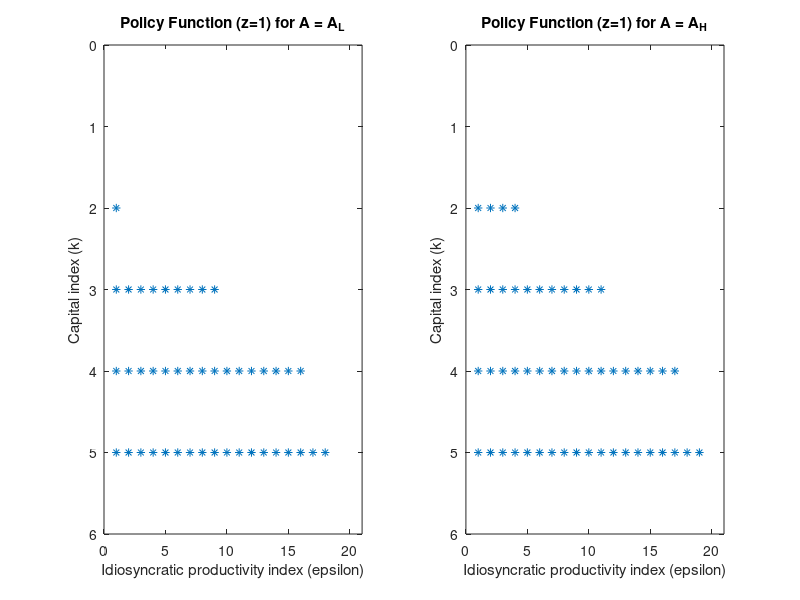
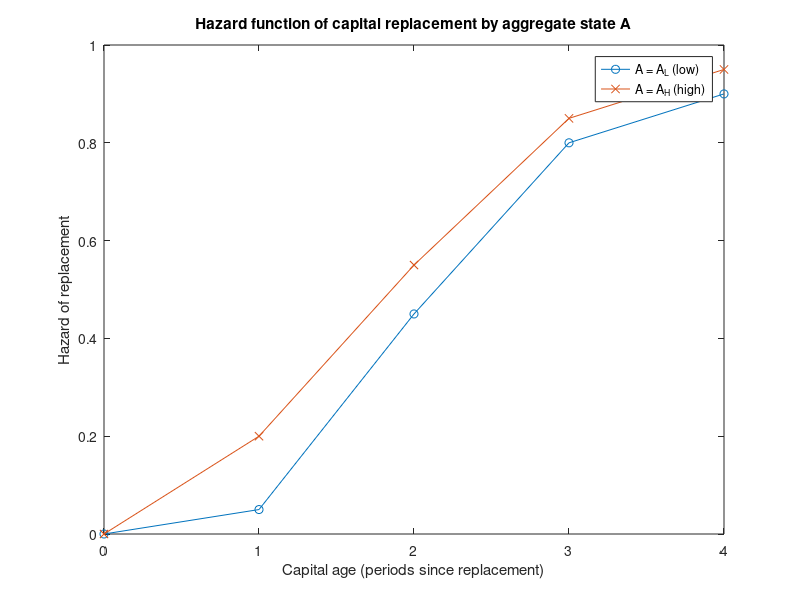
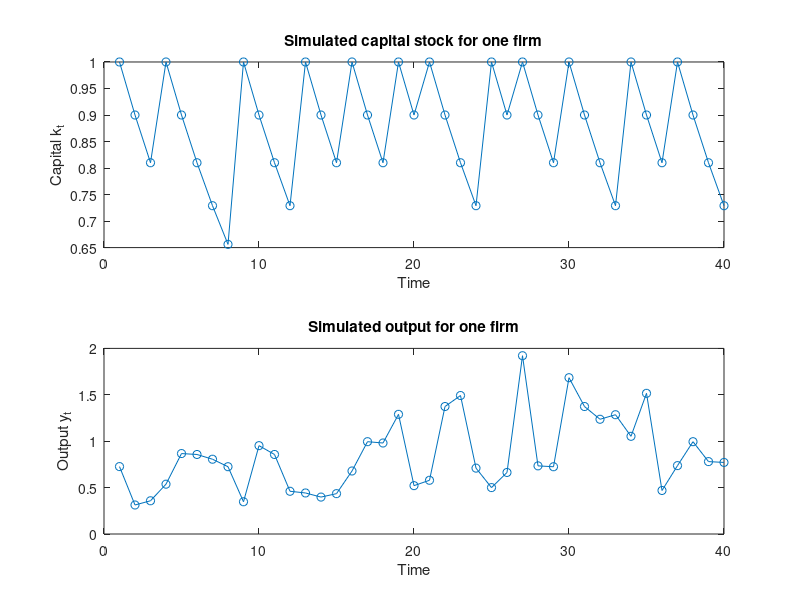
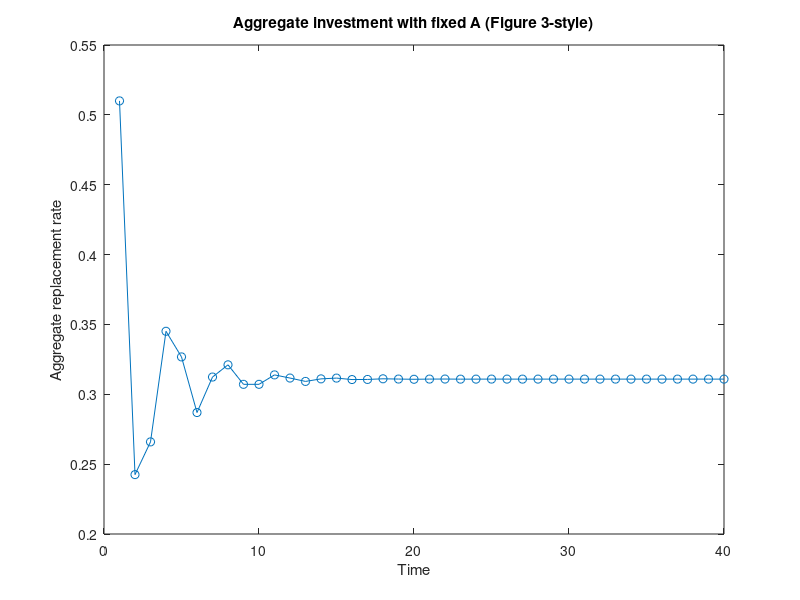

Source code (MATLAB) for these figures, in order:
%Replication of Cooper (1999)
%ECO 6363
clear; clc;


beta= 0.9;
lambda= 0.75;
F= 0.2;
delta = 0.1;

AL= 0.75;
AH= 1.25;
A_grid= [AL, AH];
NA= length(A_grid);

P_A= [0.9 0.1;
       0.1 0.9];

eps_min= 0.4;
eps_max= 1.6;
Neps= 20;
eps_grid= linspace(eps_min,eps_max,Neps);

Nk= 50;
k_grid= (1 - delta).^(0:(Nk-1));
k_grid= k_grid';

revenue= zeros(Nk,NA,Neps);



V= zeros(Nk,NA,Neps);

VR= zeros(Nk,NA,Neps);
VNR= zeros(Nk,NA,Neps);
z= zeros(Nk,NA,Neps);

for ik= 1:Nk
    for ia= 1:NA
        for ie= 1:Neps
            revenue(ik,ia,ie)= A_grid(ia) * eps_grid(ie) * k_grid(ik);
        end
    end
end

mu= 1e-6;
max_iter= 1000;
diff= 1;
iter= 0;

while diff > mu && iter < max_iter
    iter= iter + 1;
    
    EV_replace= zeros(NA,1);
    
    for ia= 1:NA
        temp_sum= 0;
        for ja= 1:NA
           
            avg_over_eps= 0;
            for je= 1:Neps
                avg_over_eps= avg_over_eps + V(1,ja,je);
            end
            avg_over_eps= avg_over_eps / Neps;
            
            
            temp_sum= temp_sum + P_A(ia,ja) * avg_over_eps;
        end
        EV_replace(ia)= temp_sum;
    end
    

    EV_norepl= zeros(Nk,NA);
    
    for ik= 1:Nk

        if ik < Nk
            ik_next= ik + 1;
        else
            ik_next= Nk;
        end
        
        for ia= 1:NA
            temp_sum= 0;
            for ja= 1:NA
                
                avg_over_eps= 0;
                for je= 1:Neps
                    avg_over_eps= avg_over_eps + V(ik_next,ja,je);
                end
                avg_over_eps= avg_over_eps / Neps;
                
                temp_sum= temp_sum + P_A(ia,ja) * avg_over_eps;
            end
            EV_norepl(ik,ia)= temp_sum;
        end
    end

    
    new_V= zeros(Nk,NA,Neps);
    
    for ik= 1:Nk
        for ia= 1:NA
            for ie= 1:Neps
                
                current_rev_NR= A_grid(ia) * eps_grid(ie) * k_grid(ik);
                current_rev_R =A_grid(ia) * eps_grid(ie) * lambda * k_grid(ik) - F;
                
                VR(ik,ia,ie) = current_rev_R  + beta * EV_replace(ia);
                VNR(ik,ia,ie)= current_rev_NR + beta * EV_norepl(ik,ia);
                
                if VR(ik,ia,ie) >= VNR(ik,ia,ie)
                    new_V(ik,ia,ie) = VR(ik,ia,ie);
                    z(ik,ia,ie) = 1;
                else
                    new_V(ik,ia,ie) = VNR(ik,ia,ie);
                    z(ik,ia,ie) = 0;
                end
                
            end
        end
    end
     
    diff= max(abs(new_V(:)-V(:)));
    V= new_V;
    
end

always_replace = zeros(Nk,1);

for ik= 1:Nk
    zz= reshape(z(ik,:,:),NA*Neps,1);
    if all(zz == 1)
        always_replace(ik)= 1;
    end
end

cutoff_index= 0;

for ik= Nk:-1:1
    if always_replace(ik) == 1
        cutoff_index= ik;
    else
        if cutoff_index > 0
            break;
        end
    end
end

if cutoff_index == 0
    disp('No clear cut-off found: there is no k where replacement is always chosen.');
else
    fprintf('Cut-off index for capital (always replace at and below this k): %d\n', cutoff_index);
    fprintf('Cut-off capital level k_cut = %f\n', k_grid(cutoff_index));
end

if cutoff_index > 0
    
    Nk_small= cutoff_index;
    k_grid_small= k_grid(1:Nk_small);

    Nk= Nk_small;
    k_grid= k_grid_small;

    revenue= zeros(Nk,NA,Neps);
    V= zeros(Nk,NA,Neps);
    VR= zeros(Nk,NA,Neps);
    VNR= zeros(Nk,NA,Neps);
    z= zeros(Nk,NA,Neps);

    for ik= 1:Nk
        for ia= 1:NA
            for ie= 1:Neps
                revenue(ik,ia,ie)= A_grid(ia) * eps_grid(ie) * k_grid(ik);
            end
        end
    end

    diff= 1;
    iter= 0;
    max_iter= 1000;

    while diff > mu && iter < max_iter
        iter = iter + 1;

        EV_replace= zeros(NA,1);
        for ia= 1:NA
            temp_sum= 0;
            for ja= 1:NA
                avg_over_eps= 0;
                for je= 1:Neps
                    avg_over_eps = avg_over_eps + V(1,ja,je);
                end
                avg_over_eps= avg_over_eps / Neps;
                temp_sum= temp_sum + P_A(ia,ja) * avg_over_eps;
            end
            EV_replace(ia)= temp_sum;
        end

        EV_norepl= zeros(Nk,NA);
        for ik = 1:Nk
            if ik < Nk
                ik_next= ik + 1;
            else
                ik_next= Nk;
            end
            for ia= 1:NA
                temp_sum= 0;
                for ja= 1:NA
                    avg_over_eps= 0;
                    for je= 1:Neps
                        avg_over_eps = avg_over_eps + V(ik_next,ja,je);
                    end
                    avg_over_eps= avg_over_eps / Neps;
                    temp_sum= temp_sum + P_A(ia,ja) * avg_over_eps;
                end
                EV_norepl(ik,ia)= temp_sum;
            end
        end

        new_V= zeros(Nk,NA,Neps);

        for ik= 1:Nk
            for ia= 1:NA
                for ie= 1:Neps

                    current_rev_NR= A_grid(ia) * eps_grid(ie) * k_grid(ik);
                    current_rev_R= A_grid(ia) * eps_grid(ie) * lambda * k_grid(ik) - F;

                    VR(ik,ia,ie)= current_rev_R  + beta * EV_replace(ia);
                    VNR(ik,ia,ie)= current_rev_NR + beta * EV_norepl(ik,ia);

                    if VR(ik,ia,ie) >= VNR(ik,ia,ie)
                        new_V(ik,ia,ie) = VR(ik,ia,ie);
                        z(ik,ia,ie) = 1;
                    else
                        new_V(ik,ia,ie) = VNR(ik,ia,ie);
                        z(ik,ia,ie) = 0;
                    end

                end
            end
        end

        diff= max(abs(new_V(:) - V(:)));
        V= new_V;
    end

    fprintf('Finished VFI with reduced k-grid: Nk = %d\n', Nk);

end



figure;

subplot(1,2,1);
ia= 1;
z_low= squeeze(z(:,ia, :));

spy(z_low);
title('Policy Function (z=1) for A = A_L');
xlabel('Idiosyncratic productivity index (epsilon)');
ylabel('Capital index (k)');

subplot(1,2,2);
ia= 2;
z_high= squeeze(z(:,ia, :));

spy(z_high);
title('Policy Function (z=1) for A = A_H');
xlabel('Idiosyncratic productivity index (epsilon)');
ylabel('Capital index (k)');


hazard= zeros(Nk,NA);

for ik= 1:Nk
    for ia= 1:NA

        sum_z = 0;
        for ie= 1:Neps
            sum_z = sum_z + z(ik,ia,ie);
        end
        hazard(ik,ia) = sum_z / Neps;
    end
end

age_vec= (0:(Nk-1))';

figure;
plot(age_vec,hazard(:,1), 'o-');
hold on;
plot(age_vec,hazard(:,2), 'x-');
hold off;

xlabel('Capital age (periods since replacement)');
ylabel('Hazard of replacement');
title('Hazard function of capital replacement by aggregate state A');
legend('A = A_L (low)', 'A = A_H (high)', 'Location', 'best');

T= 40;

A_index= zeros(T+1,1);
eps_index= zeros(T+1,1);

k_series= zeros(T+1,1);
A_series= zeros(T+1,1);
 eps_series= zeros(T+1,1);
y_series= zeros(T,1);

k_index(1)= 1;
A_index(1)= 1;
eps_index(1)= ceil(Neps/2);

k_series(1)= k_grid(k_index(1));
A_series(1)= A_grid(A_index(1));
eps_series(1)= eps_grid(eps_index(1));

for t= 1:T
    
    ik= k_index(t);
    ia= A_index(t);
    ie= eps_index(t);
    
    k_t= k_grid(ik);
    A_t= A_grid(ia);
    eps_t= eps_grid(ie);
    

    y_series(t)= A_t * eps_t * k_t;
    
    z_t = z(ik,ia,ie);

    if z_t == 1
        k_index(t+1) = 1;
    else
        
        if ik < Nk
            k_index(t+1) = ik + 1;
        else
            k_index(t+1) = Nk;
        end
    end
    
    k_series(t+1)= k_grid(k_index(t+1));
    
    if t < T+1
        u= rand;
        curA= A_index(t);
        
        if u <= P_A(curA,1)
            A_index(t+1) = 1;
        else
            A_index(t+1) = 2;
        end
        
        A_series(t+1) = A_grid(A_index(t+1));
    end
    
    if t < T+1
        eps_index(t+1) = randi(Neps);
        eps_series(t+1) = eps_grid(eps_index(t+1));
    end
    
end

time_vec = 1:T;

figure;
subplot(2,1,1);
plot(time_vec, k_series(1:T), '-o');
xlabel('Time');
ylabel('Capital k_t');
title('Simulated capital stock for one firm');

subplot(2,1,2);
plot(time_vec, y_series, '-o');
xlabel('Time');
ylabel('Output y_t');
title('Simulated output for one firm');


ia_fixed= 2; 

h= hazard(:, ia_fixed);

dist_k= ones(Nk, 1) / Nk;
T_agg= 40;

I_path= zeros(T_agg, 1);

for t= 1:T_agg
    
    I_path(t) = sum(dist_k .* h);
    
    dist_next = zeros(Nk, 1);
    
    for ik= 1:Nk
        
        mass_here= dist_k(ik);
        
        replacing= mass_here * h(ik);
        
        staying= mass_here * (1 - h(ik));
        
        dist_next(1)= dist_next(1) + replacing;
        
        if ik < Nk
            ik_next= ik + 1;
        else
            ik_next= Nk;
        end
        dist_next(ik_next)= dist_next(ik_next) + staying;
        
    end
    
    dist_next= dist_next / sum(dist_next);
    
    dist_k= dist_next;
end

figure;
plot(1:T_agg, I_path, '-o');
xlabel('Time');
ylabel('Aggregate replacement rate');
title('Aggregate investment with fixed A (Figure 3-style)');

%%Figure 3 results:

% With A fixed, the model already produces lumpy investment at the aggregate level.
% Starting from a uniform distribution of capital ages, the aggregate replacement rate
% adjusts over time as the cross-section of firms moves toward its stationary
% distribution. Even though the hazard of replacement is purely age-dependent (given A),
% the interaction between the age profile of capital and the replacement rule generates
% spikes in aggregate investment when many firms hit the replacement region around the
% same time.
%
% In the long run, the aggregate replacement rate settles down to a stationary level:
% the flow of firms replacing each period stabilizes because the cross-sectional
% distribution of capital ages has converged. This shows that non-convex adjustment
% costs and (S,s)-type behavior can create aggregate lumpy investment even when the
% aggregate state A is constant and there are no aggregate shocks.



T_agg_MC = 200;

I_path_MC= zeros(T_agg_MC,1);
A_index_MC= zeros(T_agg_MC,1);
A_series_MC= zeros(T_agg_MC,1);

 



dist_k= ones(Nk, 1) / Nk;

A_index_MC(1)= 1;
A_series_MC(1)= A_grid(A_index_MC(1));

for t= 1:T_agg_MC
    
    ia= A_index_MC(t);
    h_t = hazard(:,ia);
    
   
    I_path_MC(t)= sum(dist_k .* h_t);
    
    dist_next= zeros(Nk, 1);
    
    for ik= 1:Nk
        
        mass_here= dist_k(ik);
        
        replacing= mass_here * h_t(ik);
        
        staying=mass_here * (1 - h_t(ik));
        
        dist_next(1)= dist_next(1) + replacing;
        
        if ik < Nk
            ik_next= ik + 1;
        else
            ik_next= Nk;
        end
        dist_next(ik_next)= dist_next(ik_next) + staying;
        
    end
    
    
    dist_next= dist_next / sum(dist_next);
    dist_k= dist_next;
    
    if t < T_agg_MC
        u= rand;
        curA= A_index_MC(t);
        
        if u <= P_A(curA, 1)
            A_index_MC(t+1)= 1;
        else
            A_index_MC(t+1)= 2;
        end
        
        A_series_MC(t+1)= A_grid(A_index_MC(t+1));
    end
    
end

figure;

subplot(2,1,1);
plot(1:T_agg_MC, I_path_MC, '-');
xlabel('Time');
ylabel('Aggregate replacement rate');
title('Aggregate investment with Markov A (Figure 4-style)');

subplot(2,1,2);
stairs(1:T_agg_MC, A_series_MC, '-');
xlabel('Time');
ylabel('Aggregate productivity A_t');
title('Aggregate state over time');
%% Figure results:

% When A follows the Markov process, the hazard of replacement becomes state-dependent:
% for a given capital age, the probability of replacement depends on whether A is high
% or low. In the simulation, this makes the aggregate replacement rate comove with the
% aggregate state: investment tends to be different in high-A vs low-A periods.
%
% The interaction of (i) the time-varying hazard (through A) and (ii) the evolving
% cross-sectional distribution of capital ages generates fluctuations in aggregate
% investment that are both uneven and history-dependent. Depending on the current
% distribution of ages, a shift in A can trigger a wave of replacements or have only
% a modest effect. This matches the idea in Cooper, Haltiwanger, and Power (1999)
% that aggregate investment can show large "lumps and bumps" even when the underlying
% shocks are relatively simple.
%
% Overall, the model implies that firm investment behavior is highly non-smooth at
% both the micro and macro level. At the firm level, machines are kept in place for
% several periods and then replaced in a discrete jump when the state hits the
% replacement region. At the aggregate level, the timing and size of investment spikes
% depend on the joint distribution of capital ages and the history of aggregate shocks.
